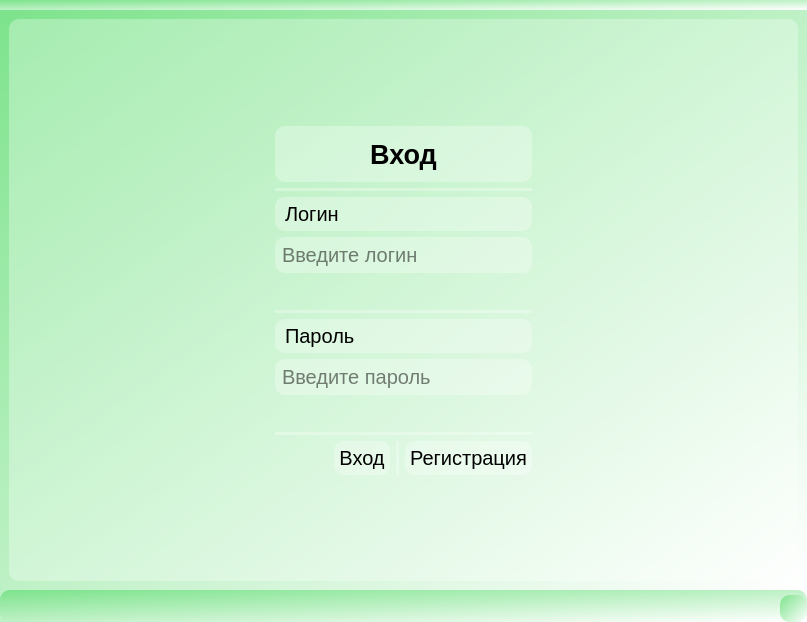
<?xml version="1.0" encoding="UTF-8"?>
<ui version="4.0">
 <class>MainWindow</class>
 <widget class="QMainWindow" name="MainWindow">
  <property name="geometry">
   <rect>
    <x>0</x>
    <y>0</y>
    <width>807</width>
    <height>622</height>
   </rect>
  </property>
  <property name="font">
   <font>
    <family>Arial</family>
    <pointsize>15</pointsize>
   </font>
  </property>
  <property name="windowTitle">
   <string>Open</string>
  </property>
  <property name="styleSheet">
   <string notr="true">background-color: qlineargradient(spread:pad, x1:0, y1:0, x2:1, y2:1, stop:0 rgba(125, 227, 140, 255), stop:1 rgba(255, 255, 255, 255));
padding: 5px;
border-radius: 10px;</string>
  </property>
  <widget class="QWidget" name="centralwidget">
   <layout class="QHBoxLayout" name="horizontalLayout_3">
    <item>
     <widget class="QWidget" name="widget" native="true">
      <property name="styleSheet">
       <string notr="true">background-color: rgba(255, 255, 255, 77);</string>
      </property>
      <layout class="QHBoxLayout" name="horizontalLayout">
       <item>
        <spacer name="horizontalSpacer_2">
         <property name="orientation">
          <enum>Qt::Horizontal</enum>
         </property>
         <property name="sizeHint" stdset="0">
          <size>
           <width>40</width>
           <height>20</height>
          </size>
         </property>
        </spacer>
       </item>
       <item>
        <layout class="QVBoxLayout" name="verticalLayout_3">
         <item>
          <spacer name="verticalSpacer">
           <property name="orientation">
            <enum>Qt::Vertical</enum>
           </property>
           <property name="sizeHint" stdset="0">
            <size>
             <width>20</width>
             <height>40</height>
            </size>
           </property>
          </spacer>
         </item>
         <item>
          <widget class="QLabel" name="label">
           <property name="font">
            <font>
             <family>Arial</family>
             <pointsize>20</pointsize>
             <weight>75</weight>
             <bold>true</bold>
            </font>
           </property>
           <property name="text">
            <string>Вход</string>
           </property>
           <property name="alignment">
            <set>Qt::AlignBottom|Qt::AlignHCenter</set>
           </property>
          </widget>
         </item>
         <item>
          <layout class="QVBoxLayout" name="verticalLayout">
           <item>
            <widget class="Line" name="line_2">
             <property name="orientation">
              <enum>Qt::Horizontal</enum>
             </property>
            </widget>
           </item>
           <item>
            <widget class="QLabel" name="label_2">
             <property name="font">
              <font>
               <family>Arial</family>
               <pointsize>15</pointsize>
               <italic>false</italic>
               <underline>false</underline>
               <strikeout>false</strikeout>
              </font>
             </property>
             <property name="text">
              <string>Логин</string>
             </property>
            </widget>
           </item>
           <item>
            <widget class="QLineEdit" name="lineEdit">
             <property name="font">
              <font>
               <family>Arial</family>
               <pointsize>15</pointsize>
              </font>
             </property>
             <property name="placeholderText">
              <string>Введите логин</string>
             </property>
            </widget>
           </item>
           <item>
            <widget class="QLabel" name="label_4">
             <property name="font">
              <font>
               <family>Arial</family>
               <pointsize>10</pointsize>
              </font>
             </property>
             <property name="styleSheet">
              <string notr="true">background-color: rgba(255, 255, 255, 0);</string>
             </property>
             <property name="text">
              <string/>
             </property>
            </widget>
           </item>
          </layout>
         </item>
         <item>
          <widget class="Line" name="line">
           <property name="styleSheet">
            <string notr="true">background-color: rgba(255, 255, 255, 77);</string>
           </property>
           <property name="orientation">
            <enum>Qt::Horizontal</enum>
           </property>
          </widget>
         </item>
         <item>
          <layout class="QVBoxLayout" name="verticalLayout_2">
           <item>
            <widget class="QLabel" name="label_3">
             <property name="font">
              <font>
               <family>Arial</family>
               <pointsize>15</pointsize>
              </font>
             </property>
             <property name="text">
              <string>Пароль</string>
             </property>
            </widget>
           </item>
           <item>
            <widget class="QLineEdit" name="lineEdit_2">
             <property name="font">
              <font>
               <family>Arial</family>
               <pointsize>15</pointsize>
              </font>
             </property>
             <property name="echoMode">
              <enum>QLineEdit::Password</enum>
             </property>
             <property name="placeholderText">
              <string>Введите пароль</string>
             </property>
            </widget>
           </item>
           <item>
            <widget class="QLabel" name="label_5">
             <property name="font">
              <font>
               <family>Arial</family>
               <pointsize>10</pointsize>
              </font>
             </property>
             <property name="styleSheet">
              <string notr="true">background-color: rgba(255, 255, 255, 0);</string>
             </property>
             <property name="text">
              <string/>
             </property>
            </widget>
           </item>
          </layout>
         </item>
         <item>
          <widget class="Line" name="line_3">
           <property name="orientation">
            <enum>Qt::Horizontal</enum>
           </property>
          </widget>
         </item>
         <item>
          <layout class="QHBoxLayout" name="horizontalLayout_2">
           <item>
            <spacer name="horizontalSpacer">
             <property name="orientation">
              <enum>Qt::Horizontal</enum>
             </property>
             <property name="sizeHint" stdset="0">
              <size>
               <width>40</width>
               <height>20</height>
              </size>
             </property>
            </spacer>
           </item>
           <item>
            <widget class="QPushButton" name="pushButton_2">
             <property name="font">
              <font>
               <family>Arial</family>
               <pointsize>15</pointsize>
              </font>
             </property>
             <property name="text">
              <string>Вход</string>
             </property>
            </widget>
           </item>
           <item>
            <widget class="Line" name="line_4">
             <property name="orientation">
              <enum>Qt::Vertical</enum>
             </property>
            </widget>
           </item>
           <item>
            <widget class="QPushButton" name="pushButton">
             <property name="font">
              <font>
               <family>Arial</family>
               <pointsize>15</pointsize>
              </font>
             </property>
             <property name="text">
              <string>Регистрация</string>
             </property>
            </widget>
           </item>
          </layout>
         </item>
         <item>
          <spacer name="verticalSpacer_2">
           <property name="orientation">
            <enum>Qt::Vertical</enum>
           </property>
           <property name="sizeHint" stdset="0">
            <size>
             <width>20</width>
             <height>40</height>
            </size>
           </property>
          </spacer>
         </item>
        </layout>
       </item>
       <item>
        <spacer name="horizontalSpacer_3">
         <property name="orientation">
          <enum>Qt::Horizontal</enum>
         </property>
         <property name="sizeHint" stdset="0">
          <size>
           <width>40</width>
           <height>20</height>
          </size>
         </property>
        </spacer>
       </item>
      </layout>
     </widget>
    </item>
   </layout>
  </widget>
  <widget class="QMenuBar" name="menubar">
   <property name="geometry">
    <rect>
     <x>0</x>
     <y>0</y>
     <width>807</width>
     <height>31</height>
    </rect>
   </property>
  </widget>
  <widget class="QStatusBar" name="statusbar"/>
 </widget>
 <resources/>
 <connections/>
</ui>
